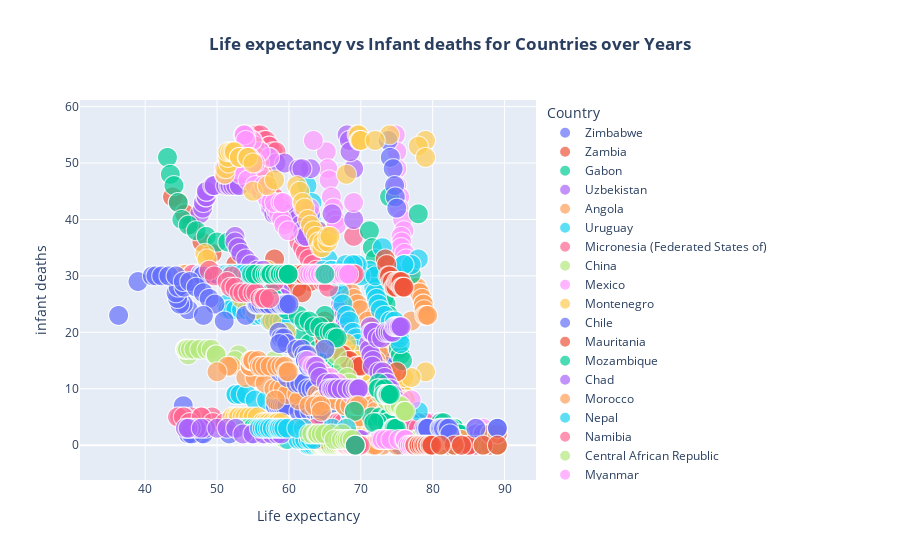

The notebook cell this image was saved under:
### Code cell
#using plotly to visualize scatter ploy of Life expectancy vs Infant deaths for Countries over Years
fig = px.scatter(df.sort_values(by='Year'), x='Life expectancy ', y='infant deaths',color='Country', size='Year', title='Life expectancy vs Infant deaths for Countries over Years')

# Update layout to center the title
fig.update_layout(title_text='<b>Life expectancy vs Infant deaths for Countries over Years</b>', title_x=0.5)

# Show the plot
fig.show()
